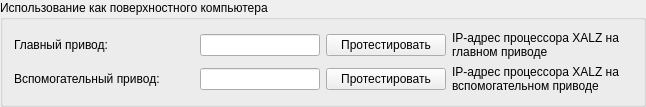
             <widget class="QGroupBox" name="groupBox_11">
              <property name="title">
               <string>Использование как поверхностного компьютера</string>
              </property>
              <property name="flat">
               <bool>true</bool>
              </property>
              <layout class="QGridLayout" name="gridLayout_11">
               <item row="0" column="0">
                <layout class="QVBoxLayout" name="verticalLayout_20">
                 <item>
                  <layout class="QHBoxLayout" name="horizontalLayout_39">
                   <item>
                    <widget class="QLabel" name="label_75">
                     <property name="minimumSize">
                      <size>
                       <width>180</width>
                       <height>0</height>
                      </size>
                     </property>
                     <property name="text">
                      <string>Главный привод:</string>
                     </property>
                    </widget>
                   </item>
                   <item>
                    <widget class="QLineEdit" name="lineEdit_13">
                     <property name="minimumSize">
                      <size>
                       <width>120</width>
                       <height>0</height>
                      </size>
                     </property>
                     <property name="maximumSize">
                      <size>
                       <width>204</width>
                       <height>16777215</height>
                      </size>
                     </property>
                    </widget>
                   </item>
                   <item>
                    <widget class="QPushButton" name="pushButton_49">
                     <property name="minimumSize">
                      <size>
                       <width>120</width>
                       <height>0</height>
                      </size>
                     </property>
                     <property name="text">
                      <string>Протестировать</string>
                     </property>
                    </widget>
                   </item>
                   <item>
                    <widget class="QLabel" name="label_76">
                     <property name="minimumSize">
                      <size>
                       <width>180</width>
                       <height>0</height>
                      </size>
                     </property>
                     <property name="text">
                      <string>IP-адрес процессора XALZ на главном приводе</string>
                     </property>
                     <property name="wordWrap">
                      <bool>true</bool>
                     </property>
                    </widget>
                   </item>
                  </layout>
                 </item>
                 <item>
                  <layout class="QHBoxLayout" name="horizontalLayout_40">
                   <item>
                    <widget class="QLabel" name="label_77">
                     <property name="minimumSize">
                      <size>
                       <width>180</width>
                       <height>0</height>
                      </size>
                     </property>
                     <property name="text">
                      <string>Вспомогательный привод:</string>
                     </property>
                    </widget>
                   </item>
                   <item>
                    <widget class="QLineEdit" name="lineEdit_14">
                     <property name="minimumSize">
                      <size>
                       <width>120</width>
                       <height>0</height>
                      </size>
                     </property>
                     <property name="maximumSize">
                      <size>
                       <width>204</width>
                       <height>16777215</height>
                      </size>
                     </property>
                    </widget>
                   </item>
                   <item>
                    <widget class="QPushButton" name="pushButton_50">
                     <property name="minimumSize">
                      <size>
                       <width>120</width>
                       <height>0</height>
                      </size>
                     </property>
                     <property name="text">
                      <string>Протестировать</string>
                     </property>
                    </widget>
                   </item>
                   <item>
                    <widget class="QLabel" name="label_78">
                     <property name="minimumSize">
                      <size>
                       <width>180</width>
                       <height>0</height>
                      </size>
                     </property>
                     <property name="text">
                      <string>IP-адрес процессора XALZ на вспомогательном приводе</string>
                     </property>
                     <property name="wordWrap">
                      <bool>true</bool>
                     </property>
                    </widget>
                   </item>
                  </layout>
                 </item>
                </layout>
               </item>
              </layout>
             </widget>
